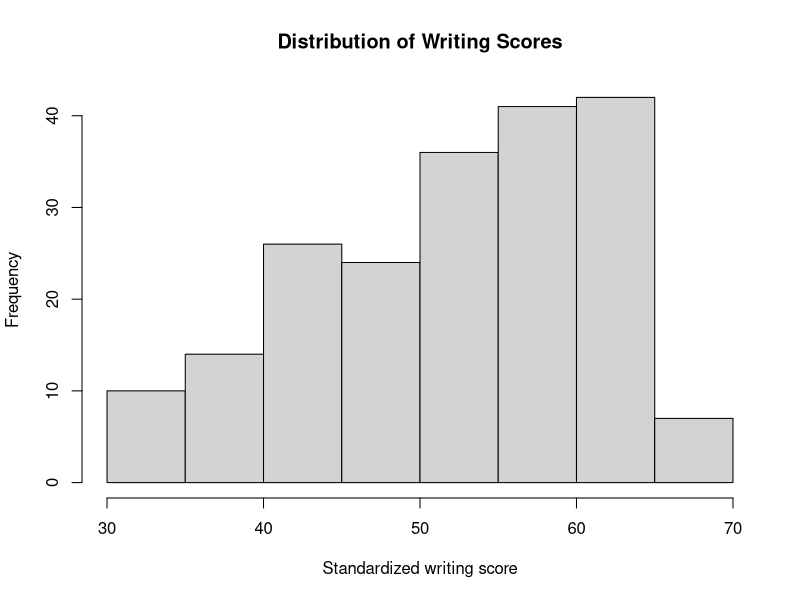
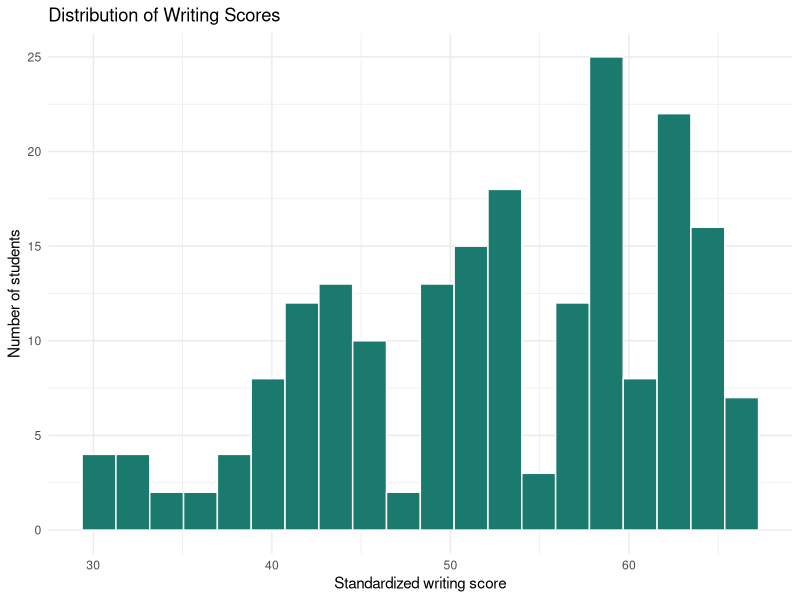
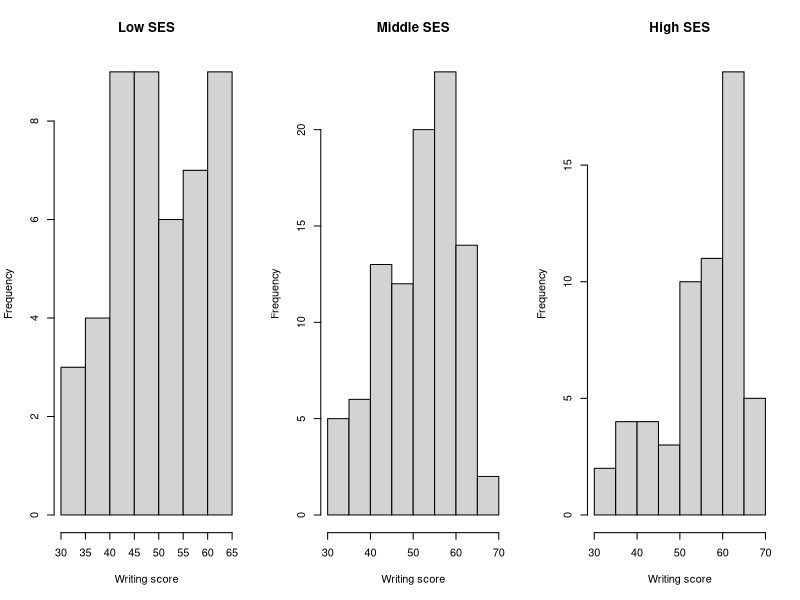
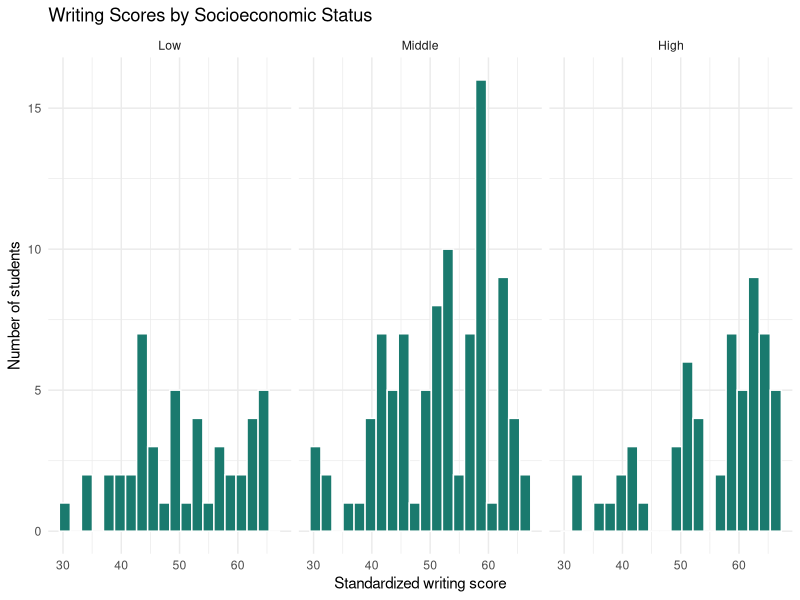
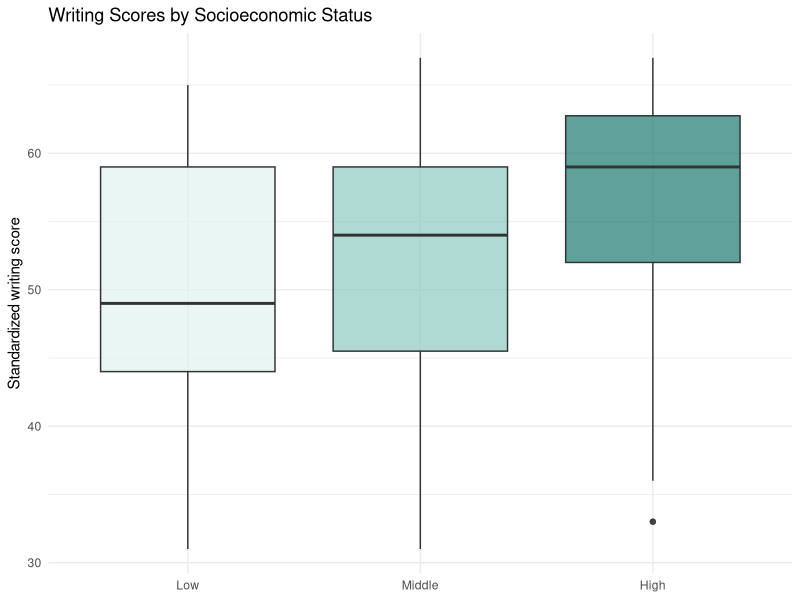

Reproduce these figures in R, in order.
## ---- chunk 1
#| label: setup
#| message: false

library(tidyverse)
library(haven)
library(psych)
## ---- chunk 2
hsb2 <- read_dta("hsb2.dta")
## ---- chunk 3
glimpse(hsb2)
## ---- chunk 4
describe(hsb2)
## ---- chunk 5
table(hsb2$prog)
## ---- chunk 6
# As proportions
prop.table(table(hsb2$prog))
## ---- chunk 7
str(hsb2$prog)
## ---- chunk 8
hsb2 <- hsb2 |>
  mutate(
    prog_f   = factor(prog, levels = c(1, 2, 3),
                      labels = c("General", "Academic", "Vocational")),
    ses_f    = factor(ses, levels = c(1, 2, 3),
                      labels = c("Low", "Middle", "High")),
    female_f = factor(female, levels = c(0, 1),
                      labels = c("Male", "Female")),
    schtyp_f = factor(schtyp, levels = c(1, 2),
                      labels = c("Public", "Private"))
  )

table(hsb2$prog_f)
table(hsb2$ses_f)
## ---- chunk 9
hsb2 |>
  group_by(ses_f) |>
  summarize(
    n = n(),
    mean_write = mean(write, na.rm = TRUE),
    sd_write = sd(write, na.rm = TRUE)
  )
## ---- chunk 10
#| label: fig-basehist
#| fig-cap: "A quick base R histogram of writing scores."

hist(hsb2$write,
     main = "Distribution of Writing Scores",
     xlab = "Standardized writing score")
## ---- chunk 11
#| label: fig-ggplot
#| fig-cap: "The same distribution in ggplot2."

ggplot(hsb2, aes(x = write)) +
  geom_histogram(bins = 20, fill = "#1a7a6e", color = "white") +
  labs(
    title = "Distribution of Writing Scores",
    x = "Standardized writing score",
    y = "Number of students"
  ) +
  theme_minimal()
## ---- chunk 12
#| label: fig-filtered
#| fig-cap: "Three separately generated histograms. Note that the axes differ."

low    <- hsb2 |> filter(ses == 1)
middle <- hsb2 |> filter(ses == 2)
high   <- hsb2 |> filter(ses == 3)

par(mfrow = c(1, 3))
hist(low$write,    main = "Low SES",    xlab = "Writing score")
hist(middle$write, main = "Middle SES", xlab = "Writing score")
hist(high$write,   main = "High SES",   xlab = "Writing score")
par(mfrow = c(1, 1))
## ---- chunk 13
#| label: fig-facet
#| fig-cap: "Writing scores by SES, on a shared scale."

ggplot(hsb2, aes(x = write)) +
  geom_histogram(bins = 20, fill = "#1a7a6e", color = "white") +
  facet_wrap(~ses_f) +
  labs(
    title = "Writing Scores by Socioeconomic Status",
    x = "Standardized writing score",
    y = "Number of students"
  ) +
  theme_minimal()
## ---- chunk 14
#| label: fig-box
#| fig-cap: "The same comparison as boxplots."

ggplot(hsb2, aes(x = ses_f, y = write, fill = ses_f)) +
  geom_boxplot(alpha = 0.7) +
  scale_fill_manual(values = c("#e0f2ef", "#8cc9c0", "#1a7a6e")) +
  labs(
    title = "Writing Scores by Socioeconomic Status",
    x = NULL, y = "Standardized writing score"
  ) +
  theme_minimal() +
  theme(legend.position = "none")
